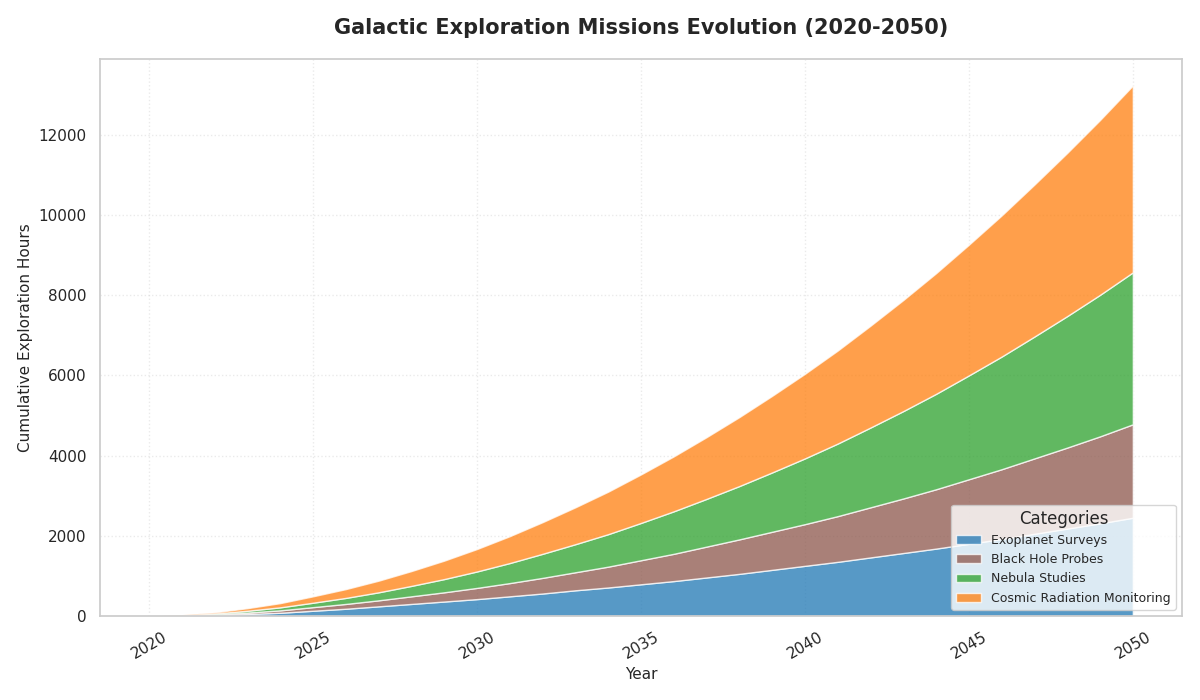

Python code for this plot:
import matplotlib.pyplot as plt
import numpy as np

years = np.arange(2020, 2051)

exoplanet_surveys = [0, 10, 25, 50, 80, 130, 180, 240, 300, 360, 420, 490, 560, 640, 710, 790, 870, 960, 1050, 1150, 1250, 1350, 1460, 1570, 1680, 1800, 1920, 2050, 2180, 2310, 2450]
black_hole_probes = [0, 5, 15, 35, 60, 90, 120, 150, 190, 230, 280, 330, 390, 450, 520, 600, 680, 770, 860, 950, 1040, 1140, 1250, 1360, 1480, 1610, 1740, 1880, 2020, 2170, 2330]
nebula_studies = [0, 8, 20, 45, 75, 110, 150, 200, 260, 330, 410, 500, 600, 700, 810, 930, 1060, 1190, 1330, 1480, 1640, 1810, 1990, 2180, 2380, 2590, 2810, 3040, 3280, 3530, 3790]
cosmic_radiation_monitoring = [0, 12, 30, 65, 105, 160, 220, 290, 370, 460, 560, 670, 790, 920, 1060, 1210, 1370, 1540, 1720, 1910, 2110, 2320, 2540, 2770, 3010, 3260, 3520, 3790, 4070, 4360, 4660]

fig, ax = plt.subplots(figsize=(12, 7))

ax.stackplot(years, exoplanet_surveys, black_hole_probes, nebula_studies, cosmic_radiation_monitoring,
             labels=['Exoplanet Surveys', 'Black Hole Probes', 'Nebula Studies', 'Cosmic Radiation Monitoring'],
             colors=['#1f77b4', '#8c564b', '#2ca02c', '#ff7f0e'], alpha=0.75)

ax.set_title("Galactic Exploration Missions Evolution (2020-2050)", fontsize=15, fontweight='bold', pad=18)
ax.set_xlabel("Year", fontsize=11)
ax.set_ylabel("Cumulative Exploration Hours", fontsize=11)

ax.set_xticks(years[::5])
ax.tick_params(axis='x', rotation=30)

ax.legend(loc='lower right', title="Categories", fontsize=9)

ax.grid(True, linestyle=':', alpha=0.4)

plt.tight_layout()

plt.show()
